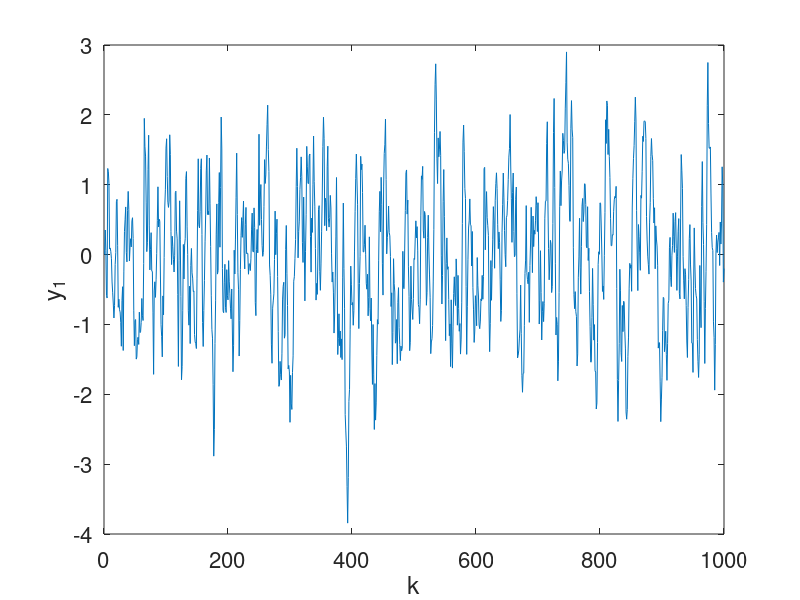
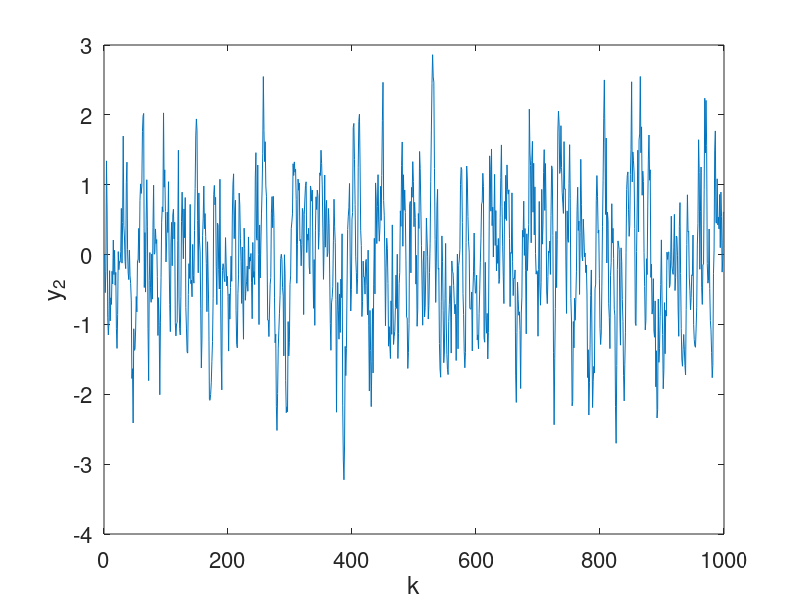
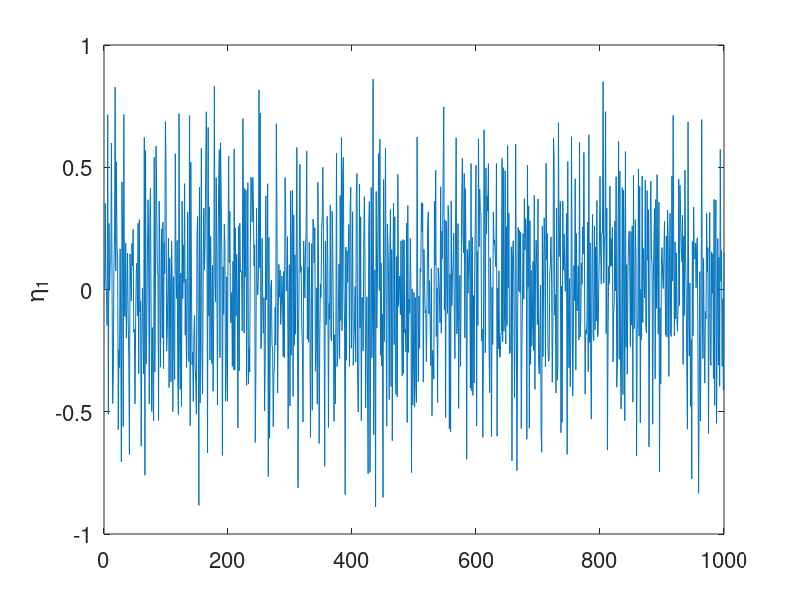
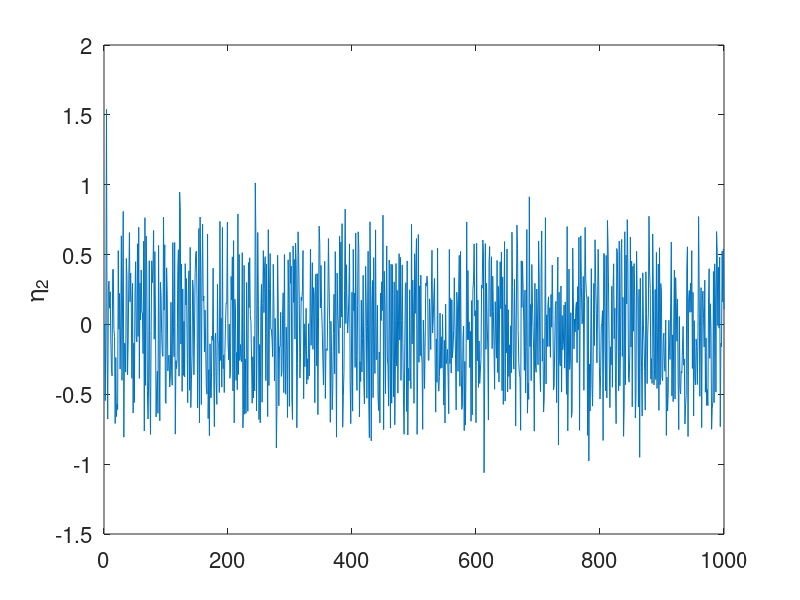

MATLAB code to generate these figures, in order: (Note: a time limit stopped this script after it produced the figures.)
close all;
clear all;
clc;

n = 1000;
t = 1:1:n;

Phi=[0.8 -0.4 0.2;0 0.3 -0.5;0 0 0.5];
Gama=[0 0; 0 -0.5 ;0.5 0];
Upsilon=eye(3);
H=[0.5 0.5 0; 0 0 1];

q=0;
r=0;
Phim0=[0.8+q*randn(1,1) -0.4 0.2;0 0.3+q*randn(1,1) -0.5;0 0 0.5+q*randn(1,1)];
Gamam0=[0 0+q*randn(1,1);0 -0.5+q*randn(1,1);0.5+q*randn(1,1) 0];

theta = [Phim0(1,1); Gamam0(3,1)];

nu = randn(1,n);
nu = nu - mean(nu);
nu = nu/std(nu);

% w = ruído de processo
% cov w = sw I

% v = ruído de medição
% cov v = sv I

% b
sw = 0.2;
sv = 0.05;

Theta = [];
for rep = 1:200
    v = randn(2,n);
    w = randn(3,n);
    v = v - mean(v);
    v = v./std(v) * sqrt(sv);
    w = w - mean(w);
    w = w./std(w) * sqrt(sw);

    u = [0; 0];
    for k = 2:n
        u(1, k) = 0.5 * u(1, k - 1) + nu(k);
        u(2, k) = 0.9 * nu(k - 1) + nu(k);
    end;

    x = zeros(3,1);
    y = zeros(2,1);
    for k = 1:n-1
        x(:,k + 1) = Phi * x(:,k) + Gama * u(:, k) + Upsilon * w(:, k);
        y(:,k + 1) = H * x(:, k + 1) + v(:, k);
    end;

    if rep == 1
        figure(1)
        plot(t, y(1,:));
        set(gca,'FontSize',16)
        ylabel('y_1')
        xlabel('k')

        figure(2)
        plot(t, y(2,:));
        set(gca,'FontSize',16)
        ylabel('y_2')
        xlabel('k')
    end
    %% filtragem de Kalman






    % equacoes do filtro
    % nomenclatura
    % hat_x_me => x chapeu menos (media da distribuicao a priori)
    % P_me => P menos (covariancia da distribuicao a priori)
    % hat_x_ma => x chapeu mais (media da distribuicao a posteriori)
    % P_ma => P mais (covariancia da distribuicao a posteriori)
    % Phim, Gamam e Hm sao as matrizes do modelo implementado no filtro.
    % Usaremos valores levemente diferentes de Phi, Gama e H para representar
    % erros de modelagem. O modelo permanece constante ao longo do experimento,
    % pois o sistema eh invariante no tempo.

    epsilon = 0.1;
    Q=diag([10,10,10,epsilon,epsilon]); % inibir Q em relação a theta
    R=eye(2)*sv;
    Phim=Phim0;
    Gamam=Gamam0;
    Upsilonm=(1+q)*eye(5);
    Hm=[0.5 0.5 0; 0 0 1];

    Phim = [Phim zeros(3,2)];
    Phim = [Phim ; zeros(2,5)];
    Phim(4,4) = 1;
    Phim(5,5) = 1; % antes era 3x3, agora 5x5 colada na identidade

    Gamam = [Gamam zeros(3,3)];
    Gamam = [Gamam ; zeros(2,5)]; % antes era 3x2, agora 5x5

    Hm = [Hm zeros(2,2)]; % antes era 2x3, agora 2x5

    u = [u; zeros(3, n)]; % antes era 2xn, agora 5xn

    Phi=[0.8 -0.4 0.2;0 0.3 -0.5;0 0 0.5];
    Gama=[0 0; 0 -0.5 ;0.5 0];
    Upsilon=eye(3);
    H=[0.5 0.5 0; 0 0 1];

    % inicializacao
    hat_x_ma(:,1)=[0;0;0;0;0];
    P_ma=diag([1e2,1e2,1e2,1e2,1e2]);

    % Equacoes de (9.34)
    for k=1:n-1
        Phim(1,1) = hat_x_ma(4,k);
        Gamam(3,1) = hat_x_ma(5,k);
        Df = Phim;
        Df(1,4) = hat_x_ma(1,k);
        Df(3,5) = u(1,k);
        hat_x_me(:,k+1) = Phim*hat_x_ma(:,k)+Gamam*u(:,k);
        P_me = Df * P_ma * Df' + Upsilonm*Q*Upsilonm';
        K=P_me*Hm'*inv(Hm*P_me*Hm'+R);
        % inovacao 
        eta(:,k+1)=y(:,k+1)-Hm*hat_x_me(:,k+1);
        hat_x_ma(:,k+1)=hat_x_me(:,k+1)+K*eta(:,k+1);
        P_ma=P_me-K*Hm*P_me;
        % traco de P_ma
        traco(k)=trace(P_ma);
    end

    if rep == 1
        figure(3)
        plot(eta(1,:))
        set(gca,'FontSize',16)
        ylabel('\eta_1')

        figure(4)
        plot(eta(2,:))
        set(gca,'FontSize',16)
        ylabel('\eta_2')

        figure(5)
        plot(log10(traco(1:50)))
        set(gca,'FontSize',16)
        xlabel('k')
        ylabel('tr(P)')


        figure(6)
        plot(1:n,x(1,1:n),'k',1:n,hat_x_ma(1,1:n),'b--');
        set(gca,'FontSize',16)
        ylabel('x_1^+')
        xlabel('k')

        figure(7)
        plot(1:n,x(2,1:n),'k',1:n,hat_x_ma(2,1:n),'b--');
        set(gca,'FontSize',16)
        ylabel('x_2^+')
        xlabel('k')

        figure(8)
        plot(1:n,x(3,1:n),'k',1:n,hat_x_ma(3,1:n),'b--');
        set(gca,'FontSize',16)
        ylabel('x_3^+')
        xlabel('k')

        figure(9)
        plot(1:n,hat_x_ma(4,1:n),'b--');
        axis([0 n -1 1]);
        set(gca,'FontSize',16)
        ylabel('x_4^+')
        xlabel('k')

        figure(10)
        plot(1:n,hat_x_ma(5,1:n),'b--');
        axis([0 n -1 1]);
        set(gca,'FontSize',16)
        ylabel('x_5^+')
        xlabel('k')
    end

    Theta = [Theta ; hat_x_ma(4:5,end)'];
end

theta = [0.8; 0.5];

for k = 1:2
    fprintf("Polarização yu = %.8f\n", theta(k) - mean(Theta(:,k)))
    fprintf("Variância yu = %.8f\n", var(Theta(:,k)))
end

figure(11)
histogram(Theta(:,1));
set(gca,'FontSize',18)
xlabel('\theta(1)')
ylabel('Frequência');

figure(12)
histogram(Theta(:,2));
set(gca,'FontSize',18)
xlabel('\theta(2)')
ylabel('Frequência');

theta

Theta(1,:)
